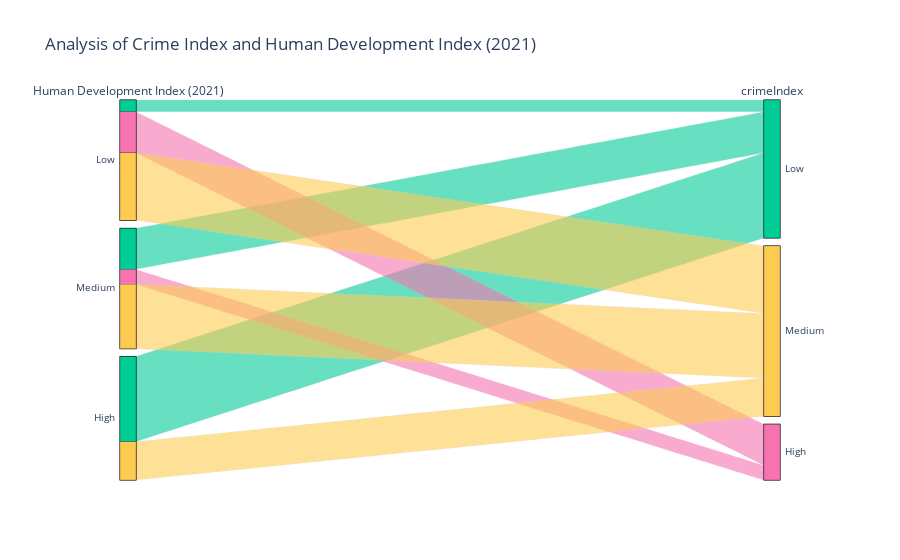

This figure's notebook cell:
### Markdown cell above
## Analysis of Human Development Index and Crime Index

The graph below somewhat displays the correlation between the HDI index and the crime index. As you can see, both the indexes are divided into meaningful subsections. To explain those in detail, the values ‘Low’, ‘Medium’ and ‘High’ correspond to crime indices under 40, 40-60 and above 60, respectively. The HDI index is also divided into equal parts.

### Code cell
df_development = pd.read_csv('datasets/Human Development Index.csv')
df_world = pd.read_csv('datasets/crime-rate-by-country-2023.csv')

color_map = {'Low': '#00cc96', 'Medium': '#fecb52', 'High': '#f673b0'}

# Filter and rename columns
df_development_filtered = df_development[['Country', 'HDI Rank (2021)', 'Human Development Index (2021)', 'Inequality in income (2021)']]
df_development_filtered = df_development_filtered.rename(columns={'Country': 'country'})

# Merge dataframes
hdi_df = df_development_filtered[['country', 'Human Development Index (2021)']]
merged_hdi_df = pd.merge(df_world, hdi_df, on='country', how='inner')

# Define bins and labels for crimeIndex and Human Development Index (2021)
bins_crime = [-float('inf'), 40, 60, float('inf')]
labels_crime = ['Low', 'Medium', 'High']
bins_hdi = [merged_hdi_df['Human Development Index (2021)'].min(), 
            merged_hdi_df['Human Development Index (2021)'].quantile(1/3), 
            merged_hdi_df['Human Development Index (2021)'].quantile(2/3), 
            merged_hdi_df['Human Development Index (2021)'].max()]
labels_hdi = ['Low', 'Medium', 'High']

# Apply binning
merged_hdi_df['crimeIndex'], bins_cut_crime = pd.cut(merged_hdi_df['crimeIndex'], bins=bins_crime, labels=labels_crime, retbins=True)
merged_hdi_df['Human Development Index (2021)'], bins_cut_hdi = pd.cut(merged_hdi_df['Human Development Index (2021)'], bins=bins_hdi, labels=labels_hdi, retbins=True)

# Drop NaN values if any
merged_hdi_df = merged_hdi_df.dropna(subset=['crimeIndex', 'Human Development Index (2021)'])

# Create parallel categories plot
parcat = go.Parcats(dimensions=[
                    {'label': 'Human Development Index (2021)', 'values': merged_hdi_df['Human Development Index (2021)'], 'categoryorder': 'array', 'categoryarray': ['Low', 'Medium', 'High']},
                    {'label': 'crimeIndex', 'values': merged_hdi_df['crimeIndex'], 'categoryorder': 'array', 'categoryarray': ['Low', 'Medium', 'High']}
                    ],
                    line=dict(color=merged_hdi_df['crimeIndex'].map(color_map)))

gdi_figure = go.Figure(parcat)
gdi_figure.update_layout(title='Analysis of Crime Index and Human Development Index (2021)',
                        height = 500)
gdi_figure.show()

### Figure 1 — Plotly figure (JSON) as saved in the notebook; plotly's stock layout.template omitted (floating-point values rounded to 4 significant figures)
{"data": [{"dimensions": [{"categoryarray": ["Low", "Medium", "High"], "categoryorder": "array", "label": "Human Development Index (2021)", "values": ["Low", "Low", "Low", "Low", "Low", "Low", "Medium", "Low", "Medium", "Low", "Low", "Low", "Low", "Low", "Medium", "Medium", "Low", "Medium", "Low", "Medium", "Low", "Low", "Low", "Medium", "Medium", "Medium", "Low", "Low", "Medium", "Low", "Medium", "Medium", "Medium", "Medium", "Medium", "High", "Low", "Medium", "High", "Medium", "Low", "Low", "Medium", "Low", "Low", "Medium", "Low", "Low", "High", "Low", "High", "Medium", "Low", "Medium", "Low", "Low", "Medium", "High", "Low", "High", "High", "Medium", "High", "High", "Low", "Medium", "Low", "High", "High", "Medium", "Low", "Low", "Low", "High", "Medium", "Medium", "High", "Low", "Medium", "Medium", "Medium", "High", "Medium", "Medium", "Low", "High", "High", "High", "High", "Low", "Medium", "High", "High", "Medium", "High", "High", "High", "High", "Medium", "High", "Medium", "Medium", "Medium", "High", "High", "High", "High", "High", "High", "High", "High", "Low", "High", "High", "High", "Medium", "Medium", "High", "High", "High", "High", "Medium", "High", "High"]}, {"categoryarray": ["Low", "Medium", "High"], "categoryorder": "array", "label": "crimeIndex", "values": ["High", "High", "High", "High", "High", "High", "High", "High", "High", "High", "High", "High", "High", "High", "High", "High", "High", "High", "High", "Medium", "Medium", "Medium", "Medium", "Medium", "Medium", "Medium", "Medium", "Medium", "Medium", "Medium", "Medium", "Medium", "Medium", "Medium", "Medium", "Medium", "Medium", "Medium", "Medium", "Medium", "Medium", "Medium", "Medium", "Medium", "Medium", "Medium", "Medium", "Medium", "Medium", "Medium", "Medium", "Medium", "Medium", "Medium", "Medium", "Medium", "Medium", "Medium", "Medium", "Medium", "Medium", "Medium", "Medium", "Medium", "Medium", "Medium", "Medium", "Medium", "Medium", "Medium", "Medium", "Medium", "Medium", "Medium", "Medium", "Medium", "Medium", "Low", "Low", "Low", "Low", "Low", "Low", "Low", "Low", "Low", "Low", "Low", "Low", "Low", "Low", "Low", "Low", "Low", "Low", "Low", "Low", "Low", "Low", "Low", "Low", "Low", "Low", "Low", "Low", "Low", "Low", "Low", "Low", "Low", "Low", "Low", "Low", "Low", "Low", "Low", "Low", "Low", "Low", "Low", "Low", "Low", "Low", "Low"]}], "line": {"color": ["#f673b0", "#f673b0", "#f673b0", "#f673b0", "#f673b0", "#f673b0", "#f673b0", "#f673b0", "#f673b0", "#f673b0", "#f673b0", "#f673b0", "#f673b0", "#f673b0", "#f673b0", "#f673b0", "#f673b0", "#f673b0", "#f673b0", "#fecb52", "#fecb52", "#fecb52", "#fecb52", "#fecb52", "#fecb52", "#fecb52", "#fecb52", "#fecb52", "#fecb52", "#fecb52", "#fecb52", "#fecb52", "#fecb52", "#fecb52", "#fecb52", "#fecb52", "#fecb52", "#fecb52", "#fecb52", "#fecb52", "#fecb52", "#fecb52", "#fecb52", "#fecb52", "#fecb52", "#fecb52", "#fecb52", "#fecb52", "#fecb52", "#fecb52", "#fecb52", "#fecb52", "#fecb52", "#fecb52", "#fecb52", "#fecb52", "#fecb52", "#fecb52", "#fecb52", "#fecb52", "#fecb52", "#fecb52", "#fecb52", "#fecb52", "#fecb52", "#fecb52", "#fecb52", "#fecb52", "#fecb52", "#fecb52", "#fecb52", "#fecb52", "#fecb52", "#fecb52", "#fecb52", "#fecb52", "#fecb52", "#00cc96", "#00cc96", "#00cc96", "#00cc96", "#00cc96", "#00cc96", "#00cc96", "#00cc96", "#00cc96", "#00cc96", "#00cc96", "#00cc96", "#00cc96", "#00cc96", "#00cc96", "#00cc96", "#00cc96", "#00cc96", "#00cc96", "#00cc96", "#00cc96", "#00cc96", "#00cc96", "#00cc96", "#00cc96", "#00cc96", "#00cc96", "#00cc96", "#00cc96", "#00cc96", "#00cc96", "#00cc96", "#00cc96", "#00cc96", "#00cc96", "#00cc96", "#00cc96", "#00cc96", "#00cc96", "#00cc96", "#00cc96", "#00cc96", "#00cc96", "#00cc96", "#00cc96", "#00cc96", "#00cc96"]}, "type": "parcats"}], "layout": {"autosize": true, "title": {"text": "Analysis of Crime Index and Human Development Index (2021)"}}}
